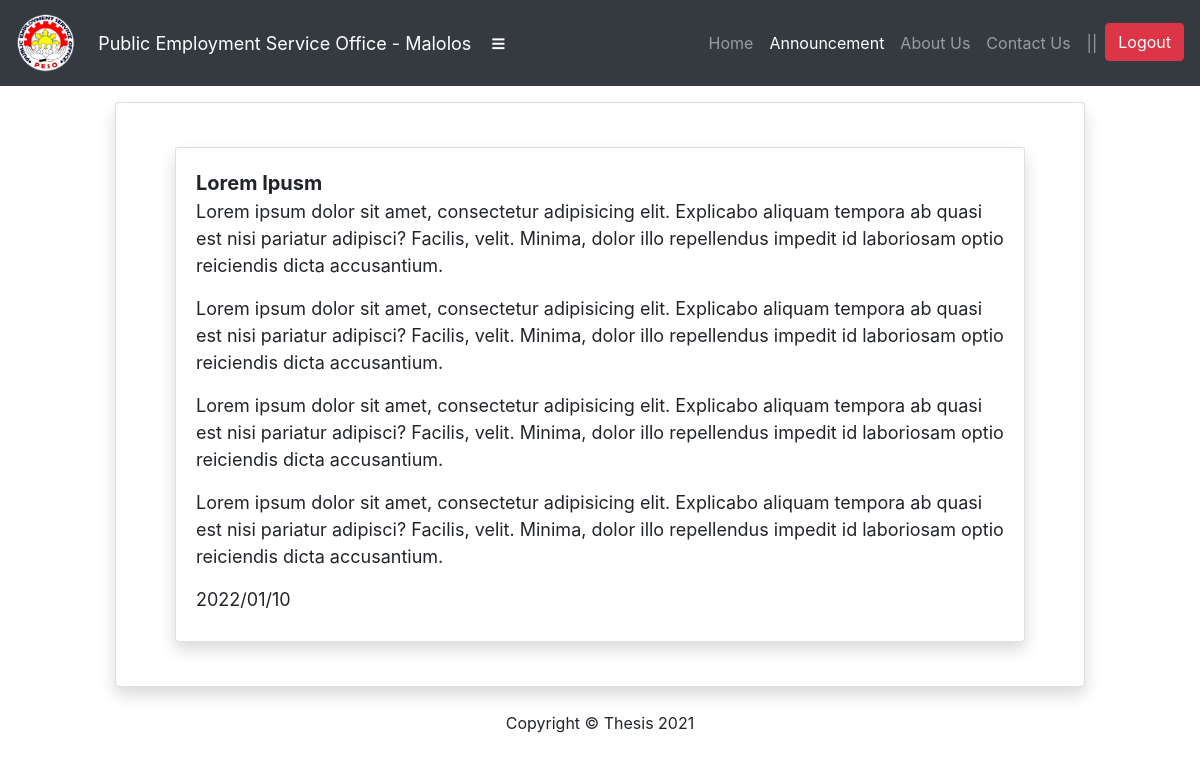
Page /pages/employer/announcement.php (signed in) on the committed database.
### tables this page shows
CREATE TABLE `announcement` (
  `id` int(100) NOT NULL,
  `uid` int(100) NOT NULL,
  `title_announcement` text NOT NULL,
  `description` text NOT NULL,
  `date_posted` varchar(255) NOT NULL,
  `time_posted` varchar(255) NOT NULL,
  `post_status` varchar(255) NOT NULL,
  `post_archive` varchar(255) NOT NULL
);

### pages/employer/announcement.php (the view, shortened to what this page needs)
<?php
include("../../php-func/conn.php");
if(isset($_SESSION["access"])){
?>
<!DOCTYPE html>
<html lang="en">
<head>
    <link href="../../vendor/fontawesome-free/css/all.min.css" rel="stylesheet" type="text/css">
    <link href="../../vendor/datatables/dataTables.bootstrap4.css" rel="stylesheet">
    <link href="../../css/sb-admin.css" rel="stylesheet">
    <link href="../../css/customstyle.css" rel="stylesheet">
</head>
<body id="page-top">
    <nav class="navbar navbar-expand navbar-dark bg-dark static-top">
        <a class="navbar-brand mr-1" href="../../index.php" style="font-size: 16px;">
            <div class="row">
                <div class="col-2"><img src="../../images/pesologo.png" alt="Logo.png" width="60px;"></div>
                <div class="col-10 align-self-center" style="font-size: 18px;">Public Employment Service Office - Malolos</div>
            </div>
        </a>
        <button class="btn btn-link btn-sm text-white order-1 order-sm-0" id="sidebarToggle" href="#">
            <i class="fas fa-bars"></i>
        </button>
        <ul class="navbar-nav ml-auto ml-md-0">
            <li class="nav-item">
                <a class="nav-link" href="index.php">Home</a>
            </li>
            <li class="nav-item active">
                <a class="nav-link" href="announcement.php">Announcement</a>
            </li>
            <li class="nav-item">
                <a class="nav-link" href="about.php">About Us</a>
            </li>
            <li class="nav-item">
                <a class="nav-link" href="contact.php">Contact Us</a>
            </li>
            <li class="nav-link">
                <a>||</a>
            </li>
            <li class="nav-item dropdown no-arrow">
                <a class="btn btn-danger" href="#" data-toggle="modal" data-target="#logoutModal">Logout</a>
            </li>
        </ul>
    </nav>
    <div id="wrapper">
        <div id="content-wrapper">
            <div class="container-fluid">
                <div class="row justify-content-md-center">
                    <div class="col-xl-10 col-sm-10 mb-8">
                        <div class="card col-xl-12 col-sm-12 mb-4 shadow">
                            <div class="card-body">
                            <?php
                            $query="
                            SELECT *
                            FROM announcement
                            ORDER BY date_posted DESC
                            LIMIT 5 ";
                            if (!$result = $mysqli->query($query)){
                                exit($mysqli->error);
                            }
                            if($result->num_rows > 0){
                                while($row = $result->fetch_assoc()){
                                    $A_Title = $row['title_announcement'];
                                    $A_Desc = $row['description'];
                                    $A_Date = $row['date_posted'];
                            ?>
                            <div class="card m-4 shadow ">
                                <div class="card-body">
                                    <div class="row">
                                        <div class="col-xl-12 col-sm-12">
                                            <div style="font-size:20px;"><strong><?php echo $A_Title; ?></strong></div>
                                        </div>
                                        <div class="col-xl-12 col-sm-12">
                                            <div style="font-size:18px;"><?php echo $A_Desc; ?></div>
                                        </div>
                                        <div class="col-xl-12 col-sm-12">
                                            <div style="font-size:18px;"><label><?php echo $A_Date; ?></label></div>
                                        </div>
                                    </div>
                                </div>
                            </div>
                            <?php
                                }
                            }
                            ?>
                            </div>
                        </div>
                    </div>
                </div>
            </div>
            <footer class="footer">
                <div class="container my-auto">
                    <div class="copyright text-center my-auto">
                        <span>Copyright © Thesis 2021</span>
                    </div>
                </div>
            </footer>
        </div>
    </div>
</body>
</html>
<?php
}else{
    header('Location: ../login/applicantlogin.php');
    $url = "../login/applicantlogin.php";
    echo '<META HTTP-EQUIV=Refresh CONTENT="0; URL='.$url.'">';
}
?>

### pages/applicant/css/customstyle.css (style rules this page uses)
a, .messagebox { text-decoration: none; color: black; }

### rows in the picture
announcement: title_announcement "Lorem Ipusm", description "Lorem ipsum dolor sit amet, consectetur adipisicing elit. Explicabo aliquam tempora ab quasi est nisi pariatur adipisci? Facilis, velit. Minima, dolor illo repellendus impedit id laboriosam optio reiciendis dicta accusantium. Lorem ipsum dolor sit amet, consectetur adipisicing elit. Explicabo aliquam tempora ab quasi est nisi pariatur adipisci? Facilis, velit. Minima, dolor illo repellendus impedit id laboriosam optio reiciendis dicta accusantium. Lorem ipsum dolor sit amet, consectetur adipisicing elit. Explicabo aliquam tempora ab quasi est nisi pariatur adipisci? Facilis, velit. Minima, dolor illo repellendus impedit id laboriosam optio reiciendis dicta accusantium. Lorem ipsum dolor sit…", date_posted "2022/01/10"
